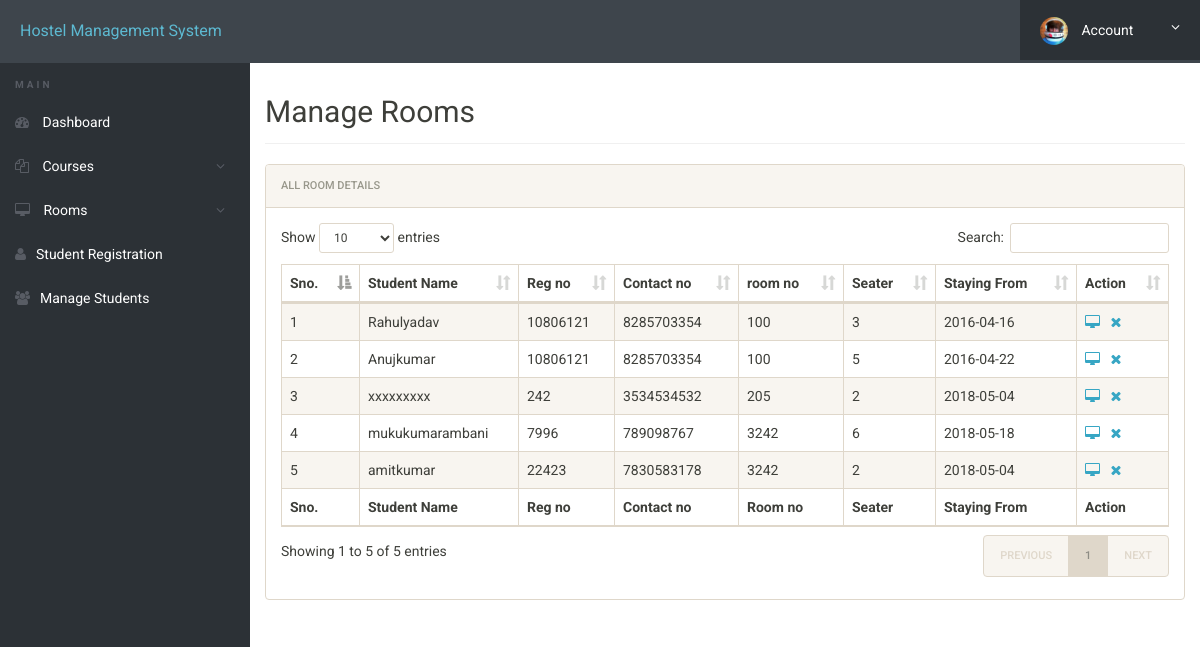
The app's page /admin/manage-students.php (signed in) with its own data.
### tables this page shows
CREATE TABLE `registration` (
  `id` int(11) NOT NULL,
  `roomno` int(11) NOT NULL,
  `seater` int(11) NOT NULL,
  `feespm` int(11) NOT NULL,
  `foodstatus` int(11) NOT NULL,
  `stayfrom` date NOT NULL,
  `duration` int(11) NOT NULL,
  `course` varchar(500) NOT NULL,
  `regno` int(11) NOT NULL,
  `firstName` varchar(500) NOT NULL,
  `middleName` varchar(500) NOT NULL,
  `lastName` varchar(500) NOT NULL,
  `gender` varchar(250) NOT NULL,
  `contactno` bigint(11) NOT NULL,
  `emailid` varchar(500) NOT NULL,
  `egycontactno` bigint(11) NOT NULL,
  `guardianName` varchar(500) NOT NULL,
  `guardianRelation` varchar(500) NOT NULL,
  `guardianContactno` bigint(11) NOT NULL,
  `corresAddress` varchar(500) NOT NULL,
  `corresCIty` varchar(500) NOT NULL,
  `corresState` varchar(500) NOT NULL,
  `corresPincode` int(11) NOT NULL,
  `pmntAddress` varchar(500) NOT NULL,
  `pmntCity` varchar(500) NOT NULL,
  `pmnatetState` varchar(500) NOT NULL,
  `pmntPincode` int(11) NOT NULL,
  `postingDate` timestamp NOT NULL DEFAULT CURRENT_TIMESTAMP,
  `updationDate` timestamp NOT NULL DEFAULT CURRENT_TIMESTAMP
);

### admin/manage-students.php (the view, shortened to what this page needs)
<?php
include('includes/config.php');
?>
<!doctype html>
<html lang="en" class="no-js">
<head>
	<link rel="stylesheet" href="css/font-awesome.min.css">
	<link rel="stylesheet" href="css/bootstrap.min.css">
	<link rel="stylesheet" href="css/dataTables.bootstrap.min.css">
	<link rel="stylesheet" href="css/bootstrap-social.css">
	<link rel="stylesheet" href="css/bootstrap-select.css">
	<link rel="stylesheet" href="css/fileinput.min.css">
	<link rel="stylesheet" href="css/awesome-bootstrap-checkbox.css">
	<link rel="stylesheet" href="css/style.css">
</head>
<body>
	<?php include('includes/header.php');?>
	<div class="ts-main-content">
			<?php include('includes/sidebar.php');?>
		<div class="content-wrapper">
			<div class="container-fluid">
				<div class="row" style="margin-top:50px;">
					<div class="col-md-12">
						<h2 class="page-title">Manage Rooms</h2>
						<div class="panel panel-default">
							<div class="panel-heading">All Room Details</div>
							<div class="panel-body">
								<table id="zctb" class="display table table-striped table-bordered table-hover" cellspacing="0" width="100%">
									<thead>
										<tr>
											<th>Sno.</th>
											<th>Student Name</th>
											<th>Reg no</th>
											<th>Contact no </th>
											<th>room no  </th>
											<th>Seater </th>
											<th>Staying From </th>
											<th>Action</th>
										</tr>
									</thead>
									<tfoot>
										<tr>
											<th>Sno.</th>
											<th>Student Name</th>
											<th>Reg no</th>
											<th>Contact no </th>
											<th>Room no  </th>
											<th>Seater </th>
											<th>Staying From </th>
											<th>Action</th>
										</tr>
									</tfoot>
									<tbody>
<?php
$ret="select * from registration";
$stmt= $mysqli->prepare($ret) ;
$stmt->execute() ;
$res=$stmt->get_result();
$cnt=1;
while($row=$res->fetch_object())
	  {
	  	?>
<tr><td><?php echo $cnt;;?></td>
<td><?php echo $row->firstName;?><?php echo $row->middleName;?><?php echo $row->lastName;?></td>
<td><?php echo $row->regno;?></td>
<td><?php echo $row->contactno;?></td>
<td><?php echo $row->roomno;?></td>
<td><?php echo $row->seater;?></td>
<td><?php echo $row->stayfrom;?></td>
<td>
<a href="javascript:void(0);"  onClick="popUpWindow('http://localhost/hostel/admin/full-profile.php?id=<?php echo $row->id;?>');" title="View Full Details"><i class="fa fa-desktop"></i></a>&nbsp;&nbsp;
<a href="manage-students.php?del=<?php echo $row->id;?>" title="Delete Record" onclick="return confirm("Do you want to delete");"><i class="fa fa-close"></i></a></td>
										</tr>
									<?php
$cnt=$cnt+1;
									 } ?>
									</tbody>
								</table>
							</div>
						</div>
					</div>
				</div>
			</div>
		</div>
	</div>
</body>
</html>

### admin/includes/header.php (shortened to what this page needs)
<div class="brand clearfix">
		<a href="#" class="logo" style="font-size:16px;">Hostel Management System</a>
		<ul class="ts-profile-nav">
			<li class="ts-account">
				<a href="#"><img src="img/ts-avatar.jpg" class="ts-avatar hidden-side" alt=""> Account <i class="fa fa-angle-down hidden-side"></i></a>
			</li>
		</ul>
	</div>

### admin/includes/sidebar.php (shortened to what this page needs)
<nav class="ts-sidebar">
			<ul class="ts-sidebar-menu">
				<li class="ts-label">Main</li>
				<li><a href="dashboard.php"><i class="fa fa-dashboard"></i> Dashboard</a></li>
					<li><a href="#"><i class="fa fa-files-o"></i> Courses</a>
				</li>
					<li><a href="#"><i class="fa fa-desktop"></i> Rooms</a>
				</li>
				<li><a href="registration.php"><i class="fa fa-user"></i>Student Registration</a></li>
				<li><a href="manage-students.php"><i class="fa fa-users"></i>Manage Students</a></li>
		</nav>

### admin/css/style.css (style rules this page uses)
html { font-size: 14px; }
@media only screen and (min-width: 480px) { html { font-size: 17px; } }
@media only screen and (min-width: 768px) { html { font-size: 14px; } }
body { font-size: 1em; }
a { color: #37a6c4; }
.panel { overflow: hidden; }
ul, li { margin: 0; padding: 0; list-style: none; }
.page-title { padding-bottom: 15px; margin-bottom: 20px; border-bottom: 1px solid #f0f0f0; }
.brand { background: #3e454c; position: relative; z-index: 3; position: fixed; width: 100%; top: 0; }
.brand .logo { box-sizing: border-box; padding: 20px; float: left; display: block; width: 200px; }
@media only screen and (min-width: 992px) { .brand .logo { width: 250px; } }
.brand .ts-profile-nav { float: right; display: none; }
.brand .ts-profile-nav li { float: left; position: relative; }
.brand .ts-profile-nav li a { display: block; padding: 20px; color: #fff; }
.brand .ts-profile-nav .ts-account .fa-angle-down { float: right; }
.brand .ts-profile-nav .ts-account > a { width: 180px; background: #2c3136; }
.brand .ts-profile-nav .ts-account .ts-avatar { border-radius: 50%; height: 28px; margin: -10px 0; margin-right: 10px; }
@media only screen and (min-width: 992px) { .brand .ts-profile-nav { display: block; } }
.ts-sidebar { background: #2c3136; max-height: 0; transition: max-height 0.3s; overflow: hidden; position: fixed; z-index: 2; width: 100%; bottom: 0; top: 60px; overflow-y: auto; }
@media only screen and (min-width: 992px) { .ts-sidebar { max-height: 100%; bottom: 0; } }
.ts-sidebar-menu .ts-label { color: #585c64; font-weight: bold; padding: 8px 15px; text-transform: uppercase; font-size: 10px; letter-spacing: 3px; margin-top: 10px; }
.ts-sidebar-menu a { display: block; text-decoration: none; padding: 12px 15px; color: #fff; }
.ts-sidebar-menu li { position: relative; }
.ts-sidebar-menu li i { color: #585c64; margin-right: 10px; }
.ts-main-content .content-wrapper { padding-top: 15px; margin-top: 10px; }
@media only screen and (min-width: 992px) { .ts-main-content .ts-sidebar { width: 250px; float: left; } }
@media only screen and (min-width: 992px) { .ts-main-content .content-wrapper { margin-left: 250px; } }

### records on screen
registration: firstName "Rahul", lastName "yadav", regno "10806121", contactno "8285703354", roomno "100", seater "3", stayfrom "2016-04-16"
registration: firstName "Anuj", lastName "kumar", regno "10806121", contactno "8285703354", roomno "100", seater "5", stayfrom "2016-04-22"
registration: firstName "xxx", middleName "xxx", lastName "xxx", regno "242", contactno "3534534532", roomno "205", seater "2", stayfrom "2018-05-04"
registration: firstName "muku", middleName "kumar", lastName "ambani", regno "7996", contactno "789098767", roomno "3242", seater "6", stayfrom "2018-05-18"
registration: firstName "amit", lastName "kumar", regno "22423", contactno "7830583178", roomno "3242", seater "2", stayfrom "2018-05-04"
